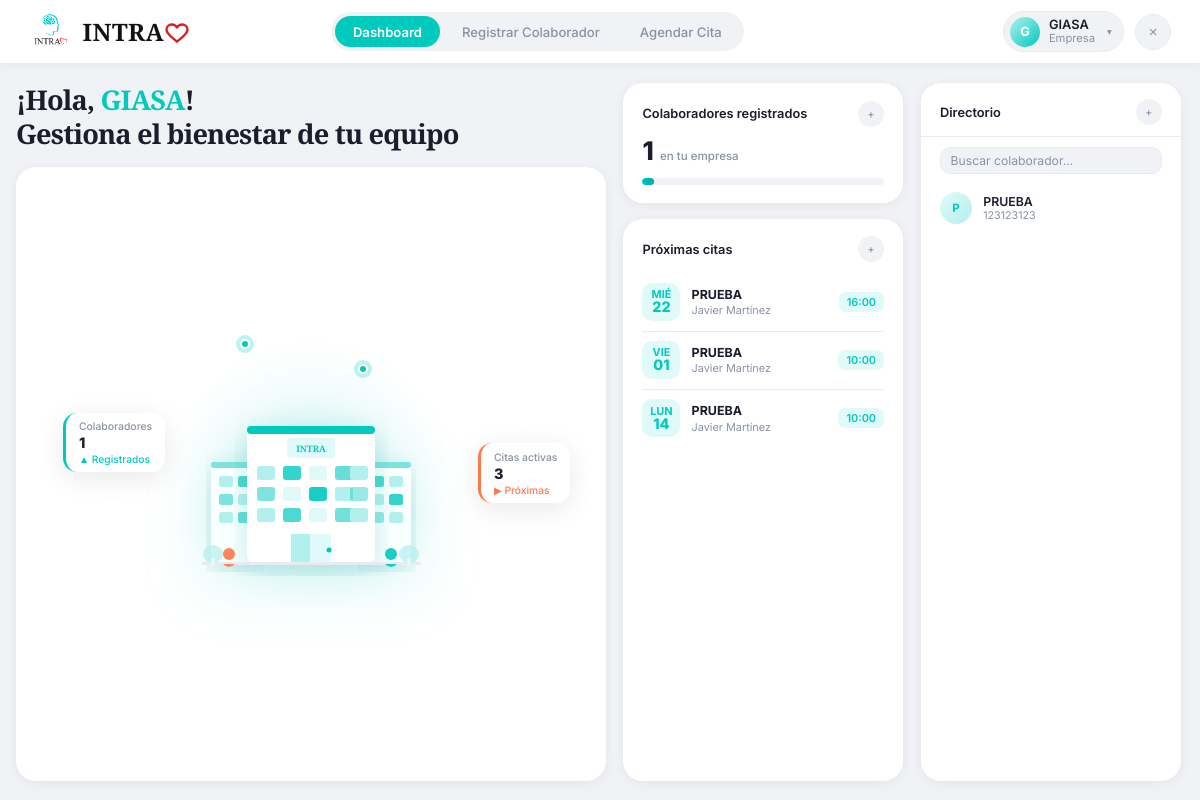
The page /empresa/ (signed in) on the database as committed earlier.
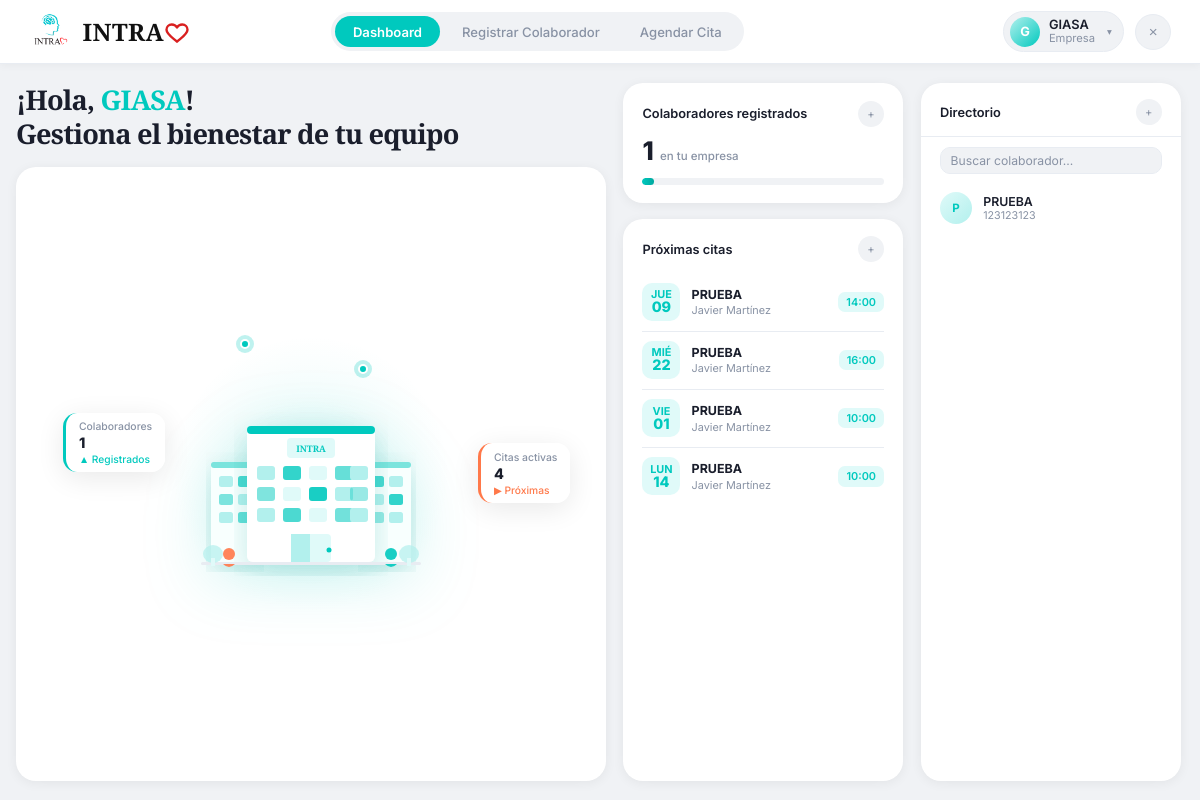
The same page on the database as committed later.
### clinica/models.py (models this page shows, shortened)
class Cita(models.Model):
    ESTATUS_CONFIRMADA = 'confirmada'
    ESTATUS_SIN_CONFIRMAR = 'sin_confirmar'
    ESTATUS_REAGENDO = 'reagendo'
    ESTATUS_CANCELO = 'cancelo'
    ESTATUS_SI_ASISTIO = 'si_asistio'
    ESTATUS_NO_ASISTIO = 'no_asistio'
    ESTATUS_INCIDENCIA = 'incidencia'
    ESTATUS_CHOICES = [
        (ESTATUS_CONFIRMADA, 'Confirmada'),
        (ESTATUS_SIN_CONFIRMAR, 'Sin confirmar'),
        (ESTATUS_REAGENDO, 'Reagendo'),
        (ESTATUS_CANCELO, 'Cancelo'),
        (ESTATUS_SI_ASISTIO, 'Si asistio'),
        (ESTATUS_NO_ASISTIO, 'No asistio'),
        (ESTATUS_INCIDENCIA, 'Incidencia'),
    ]
    ESTATUS_ACTIVOS = (
        ESTATUS_CONFIRMADA,
        ESTATUS_SIN_CONFIRMAR,
        ESTATUS_REAGENDO,
        ESTATUS_INCIDENCIA,
    )
    TIPO_NUEVO = 'N'
    TIPO_REFERIDO = 'R'
    TIPO_SEGUIMIENTO = 'S'
    TIPO_PACIENTE_CHOICES = [
        (TIPO_NUEVO, 'Nuevo'),
        (TIPO_REFERIDO, 'Referido'),
        (TIPO_SEGUIMIENTO, 'Seguimiento'),
    ]
    PAGO_CHOICES = [
        ('Terminal', 'Terminal'),
        ('Transferencia', 'Transferencia'),
        ('Efectivo', 'Efectivo'),
        ('Pase', 'Pase'),
    ]
    paciente = models.ForeignKey(Paciente, on_delete=models.CASCADE, related_name='citas')
    pacientes_adicionales = models.ManyToManyField(
        Paciente,
        blank=True,
        related_name='citas_como_adicional',
    )
    fecha = models.DateField()
    hora = models.TimeField()
    tipo_paciente = models.CharField(
        max_length=1,
        choices=TIPO_PACIENTE_CHOICES,
        default=TIPO_SEGUIMIENTO,
    )
    division = models.ForeignKey(Division, on_delete=models.SET_NULL, null=True)
    consultorio = models.ForeignKey(Consultorio, on_delete=models.SET_NULL, null=True)
    servicio = models.ForeignKey(Servicio, on_delete=models.SET_NULL, null=True)
    terapeuta = models.ForeignKey(Terapeuta, on_delete=models.SET_NULL, null=True)
    costo = models.DecimalField(max_digits=10, decimal_places=2, null=True, blank=True)
    metodo_pago = models.CharField(
        max_length=50,
        choices=PAGO_CHOICES,
        null=True,
        blank=True,
    )
    estatus = models.CharField(
        max_length=20,
        choices=ESTATUS_CHOICES,
        default=ESTATUS_SIN_CONFIRMAR,
    )
    folio_fiscal = models.CharField(max_length=100, blank=True, null=True)
    notas = models.TextField(blank=True, null=True)
    class Meta:
        verbose_name = "Cita"
        verbose_name_plural = "Citas"
        ordering = ['-fecha', '-hora']

class Paciente(models.Model):
    TIPO_CONTACTO_CHOICES = [
        ('propio', 'Propio'),
        ('madre', 'Madre'),
        ('padre', 'Padre'),
        ('pareja', 'Pareja'),
        ('otro', 'Otro'),
    ]
    SEXO_CHOICES = [
        ('Femenino', 'Femenino'),
        ('Masculino', 'Masculino'),
    ]
    usuario = models.OneToOneField(User, on_delete=models.SET_NULL, null=True, blank=True, related_name='perfil_paciente')
    nombre = models.CharField(max_length=200, verbose_name="Nombre Completo")
    fecha_nacimiento = models.DateField(verbose_name="Fecha de Nacimiento")
    nombre_normalizado = models.CharField(max_length=200, blank=True, editable=False)
    sexo = models.CharField(
        max_length=20,
        choices=SEXO_CHOICES,
        default='Femenino',
        verbose_name="Sexo"
    )
    telefono = models.CharField(max_length=20, verbose_name="Teléfono (WhatsApp)")
    identidad_contacto = models.CharField(max_length=20, choices=TIPO_CONTACTO_CHOICES, default='propio')
    servicio_inicial = models.ForeignKey('Servicio', on_delete=models.SET_NULL, null=True, verbose_name="Servicio Inicial")
    consentimiento_firmado = models.FileField(upload_to='documentos/', blank=True, null=True)
    estudio_socioeconomico = models.FileField(upload_to='documentos/', blank=True, null=True)
    apertura_expediente = models.FileField(upload_to='documentos/', blank=True, null=True)
    resumen_clinico = models.TextField(blank=True, null=True)
    empresa = models.ForeignKey(
        'Empresa', on_delete=models.SET_NULL, null=True, blank=True,
        related_name='pacientes'
    )
    pacientes_relacionados = models.ManyToManyField('self', blank=True, symmetrical=True)
    enlace_resultados = models.URLField(blank=True, null=True)
    fecha_registro = models.DateTimeField(auto_now_add=True)
    class Meta:
        verbose_name = "Paciente"
        verbose_name_plural = "Pacientes"

class Terapeuta(models.Model):
    usuario = models.OneToOneField(User, on_delete=models.SET_NULL, null=True, blank=True, related_name='perfil_terapeuta')
    nombre = models.CharField(max_length=100)
    activo = models.BooleanField(default=True)

### clinica/views.py (the view)
# urls.py: path('empresa/', clinica_views.portal_empresa, name='portal_empresa'),
@login_required
def portal_empresa(request):
    if not hasattr(request.user, 'perfil_empresa'):
        return redirect('home')
    mi_empresa = request.user.perfil_empresa
    hoy = date.today()
    pacientes = mi_empresa.pacientes.only('id', 'nombre', 'telefono').order_by('nombre')
    proximas_citas_qs = Cita.objects.filter(
        paciente__empresa=mi_empresa,
        fecha__gte=hoy,
        estatus__in=Cita.ESTATUS_ACTIVOS,
    ).select_related('paciente', 'terapeuta').order_by('fecha', 'hora')
    return render(request, 'clinica/portal_empresa.html', {
        'empresa': mi_empresa,
        'pacientes': pacientes,
        'total_pacientes': pacientes.count(),
        'proximas_citas': proximas_citas_qs[:10],
        'total_proximas_citas': proximas_citas_qs.count(),
        'hoy': hoy,
    })

### clinica/templates/clinica/portal_empresa.html (shortened to what the changed rows need)
{% load static %}
<!DOCTYPE html>
<html lang="es">
<head>
</head>
<body>
  <div class="app-body">
    <main>
      <div class="hero-col">
        <h1 class="greeting">¡Hola, <span>{{ empresa.nombre }}</span>!<br>Gestiona el bienestar de tu equipo</h1>
        <div class="company-stage">
          <div class="chip citas">
            <span class="chip-label">Citas activas</span>
            <span class="chip-val">{{ total_proximas_citas }}</span>
            <span class="chip-sub">▶ Próximas</span>
          </div>
        </div>
      </div>
      <div class="center-col">
        <div class="card" style="flex:1;">
          {% if proximas_citas %}
            {% for cita in proximas_citas %}
            <div class="appt-row">
              <div class="appt-date-badge">
                <span class="day">{{ cita.fecha|date:"D"|slice:":3"|upper }}</span>
                <span class="num">{{ cita.fecha|date:"d" }}</span>
              </div>
              <div class="appt-info">
                <div class="appt-name">{{ cita.paciente.nombre }}</div>
                <div class="appt-detail">
                  {% if cita.terapeuta %}{{ cita.terapeuta.nombre }}{% else %}Sin terapeuta{% endif %}
                </div>
              </div>
              <span class="appt-time-badge">{{ cita.hora|time:"H:i" }}</span>
            </div>
            {% endfor %}
          {% else %}
            <div class="empty-state">
              <div>No hay citas próximas.</div>
              <a href="{% url 'agendar_cita_empresa' %}" style="color:var(--cyan);font-size:.76rem;font-weight:600;text-decoration:none;margin-top:.4rem;display:inline-block;">Agendar ahora →</a>
            </div>
          {% endif %}
        </div>
      </div>
      <div class="right-col">
        <div class="dir-card">
          <div class="dir-list" id="dir-list">
            {% if pacientes %}
              {% for p in pacientes %}
              <div class="dir-item" data-name="{{ p.nombre|lower }}">
                <div class="dir-avatar">{{ p.nombre|slice:":1"|upper }}</div>
                <div class="dir-info">
                  <div class="dir-name">{{ p.nombre }}</div>
                  <div class="dir-phone">{{ p.telefono }}</div>
                </div>
              </div>
              {% endfor %}
            {% else %}
              <div class="empty-state" style="padding:2rem 1rem;">
                <div>Sin colaboradores aún.</div>
              </div>
            {% endif %}
          </div>
        </div>
      </div>
    </main>
  </div>
</body>
</html>

Rows that differ between the two databases and show on the page:
added Cita: fecha "JUE", fecha "09", paciente.nombre "PRUEBA", terapeuta.nombre "Javier Martínez", hora "14:00"
Other text that changed with them:
{{ total_proximas_citas }}: "3" → "4"
